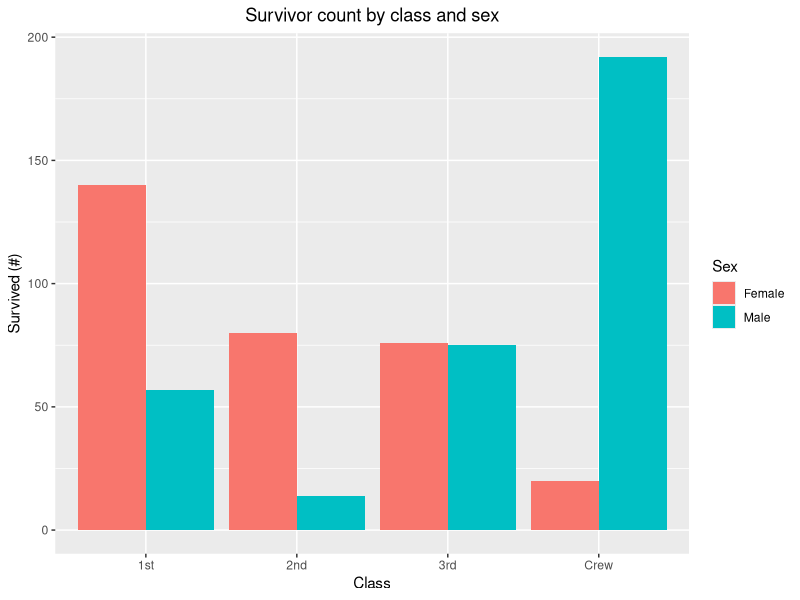
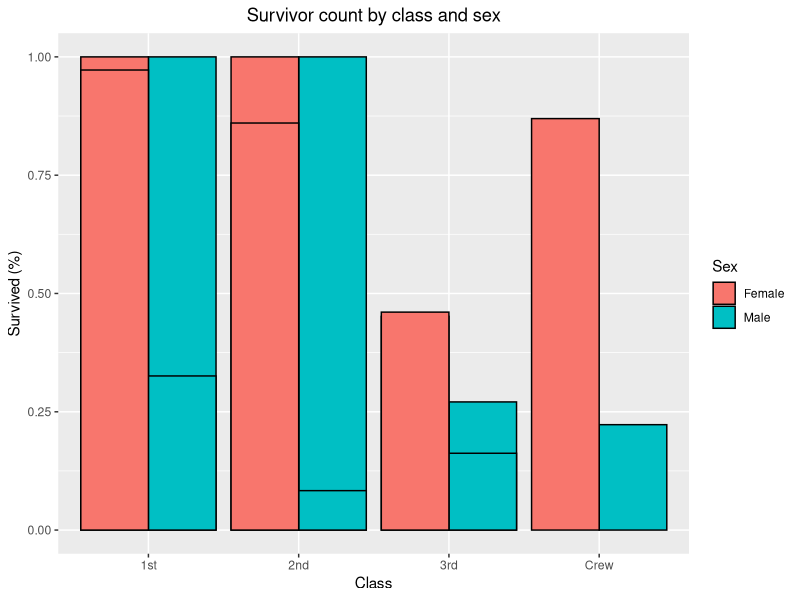
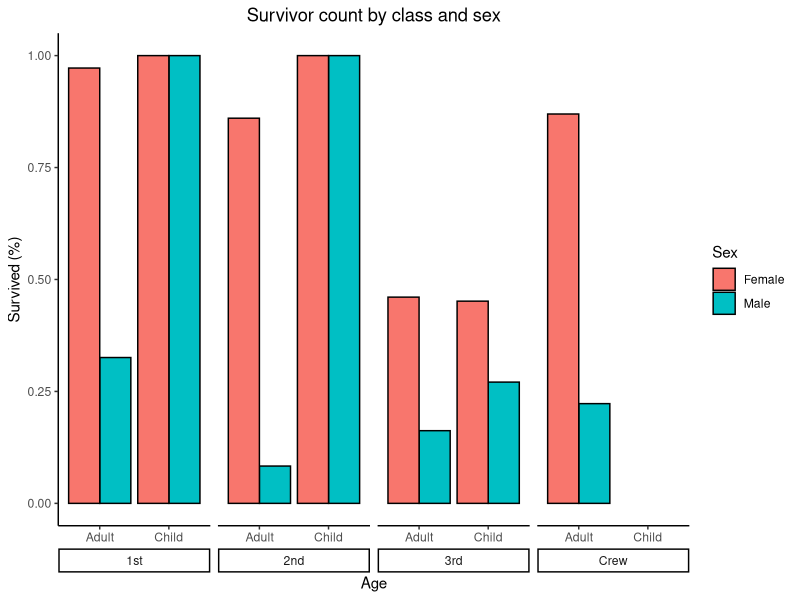

The R source for these figures, in order:
## ---- chunk 1
library(tidyverse)

df_titanic <- as_tibble(Titanic)
## ---- chunk 2
## TASK: Perform a `glimpse` of df_titanic
glimpse(df_titanic)
summary(df_titanic)
## ---- chunk 3
## NOTE: No need to edit! We'll cover how to
## do this calculation in a later exercise.
df_titanic %>% summarize(total = sum(n))
## ---- chunk 4
## TASK: Visualize counts against `Class` and `Sex`

df_titanic_filtered <- filter(df_titanic, Survived == "Yes")

df_titanic_filtered |> 
  ggplot(
    aes(
      fill = Sex, 
      y = n, 
      x = Class
    )
  )+ 
  geom_bar(
    position = "dodge",
    stat = "identity") +
  labs(
    y = "Survived (#)",
    title = "Survivor count by class and sex"
  ) +
  theme(plot.title = element_text(hjust = 0.5))
## ---- chunk 5
## NOTE: No need to edit! We'll cover how to
## do this calculation in a later exercise.
df_prop <-
  df_titanic %>%
  group_by(Class, Sex, Age) %>%
  mutate(
    Total = sum(n),
    Prop = n / Total
  ) %>%
  ungroup()
df_prop
## ---- chunk 6
df_prop_filtered <- filter(df_prop, Survived == "Yes")

df_prop_filtered |> 
  ggplot(
    aes(
      fill= Sex, 
      y = Prop, 
      x = Class
    )
  )+ 
  geom_bar(
    position = "dodge",
    stat = "identity",
    color = "black"
  ) +
  labs(
    y = "Survived (%)",
    title = "Survivor count by class and sex"
  ) +
  theme(plot.title = element_text(hjust = 0.5))
## ---- chunk 7
df_prop_filtered <- filter(df_prop, Survived == "Yes")

df_prop_filtered |> 
  ggplot(
    aes(
      fill = Sex,
      y = Prop, 
      x = Age
    )
  )+ 
  geom_bar(
    position = "dodge",
    stat = "identity",
    color = "black"
  ) +
  labs(
    y = "Survived (%)",
    title = "Survivor count by class and sex"
  ) +
  facet_wrap(~Class, 
             strip.position = "bottom",
             nrow = 1
             ) +
  theme_classic() +
  theme(strip.placement = "outside") +
  theme(plot.title = element_text(hjust = 0.5))
